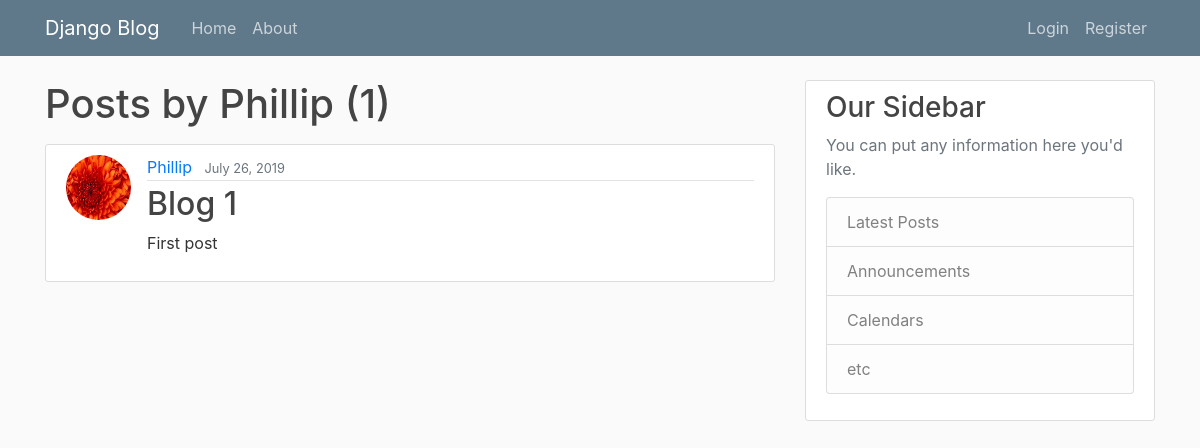
The page /user/Phillip on the database as committed earlier.
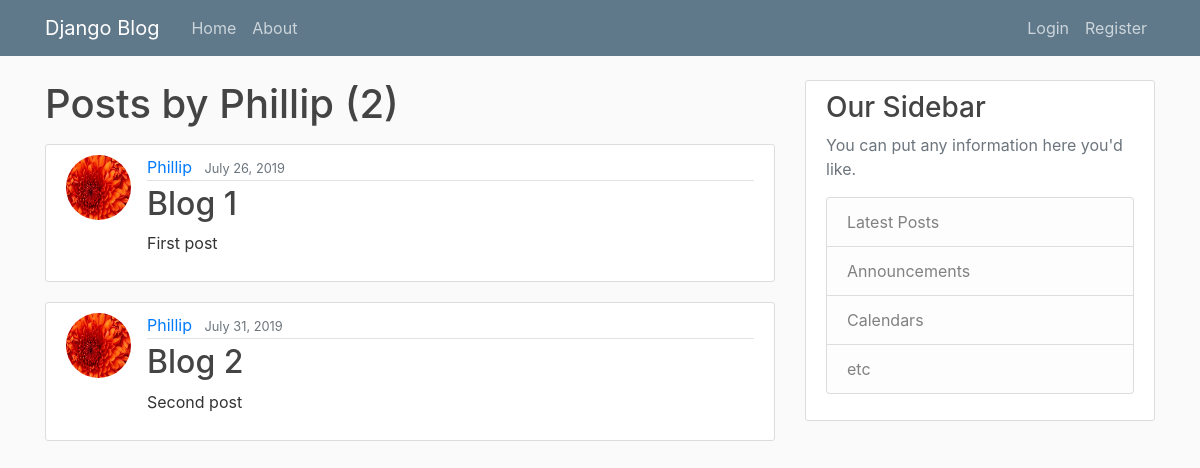
The same page on the database as committed later.
### blog/models.py (models this page shows, shortened)
class Post(models.Model):
	title = models.CharField(max_length=100)
	content = models.TextField()
	date_posted = models.DateTimeField(default=timezone.now)
	author = models.ForeignKey(User, on_delete=models.CASCADE, null=True)

### users/models.py (models this page shows, shortened)
class Profile(models.Model):
	user = models.OneToOneField(User, on_delete=models.CASCADE)
	image = models.ImageField(default='default.jpg', upload_to='profile_pics')

### blog/views.py (the view, shortened to what this page needs)
# urls.py: path('user/<str:username>', UserPostListView.as_view(), name='user-posts'),
class UserPostListView(ListView):
	model = Post
	template_name = 'blog/user_posts.html'
	context_object_name = 'posts'
	paginate_by = 5

### blog/templates/blog/user_posts.html (shortened to what this page needs)
{% extends 'blog/base.html' %}
{% block content %}
	<h1 class="mb-3">Posts by {{ view.kwargs.username }} ({{ page_obj.paginator.count }})</h1>
	{% for post in posts %}
		<article class="media content-section">
		  <img class="rounded-circle article-img" src="{{ post.author.profile.image.url }}">
		  <div class="media-body">
		    <div class="article-metadata">
		      <a class="mr-2" href="{% url 'user-posts' post.author.username %}">{{ post.author }}</a>
		      <small class="text-muted">{{ post.date_posted|date:"F d, Y" }}</small>
		    </div>
		    <h2><a class="article-title" href="{% url 'post-detail' post.id %}">{{ post.title }}</a></h2>
		    <p class="article-content">{{ post.content }}</p>
		  </div>
		</article>
	{% endfor %}
{% endblock content %}

Rows that differ between the two databases and show on the page:
added Post: author.profile.image (picture), author "Phillip", date_posted "July 31, 2019", title "Blog 2", content "Second post"
Other text that changed with them:
{{ page_obj.paginator.count }}: "1" → "2"
